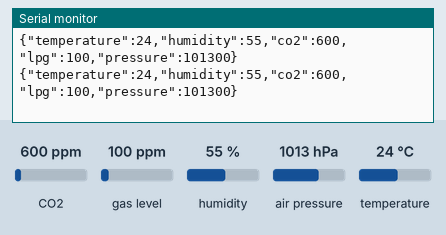
Recording of a sketch running on a simulated Arduino Uno, built with avr-gcc and run on an emulated ATmega328P. Shown: the last lines printed to the serial monitor. The inputs (shaded band) are chosen by the test bench; at power-on: CO2 600 ppm, gas level 100 ppm, humidity 55 %, air pressure 1013 hPa, temperature 24 °C.

Above: at 1.7 s.
1.8 s: CO2 set to 452 ppm
At 3.1 s:
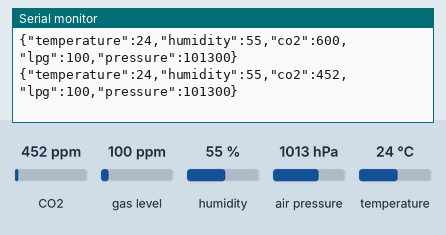
3.3 s: gas level set to 20 ppm
At 4.4 s:
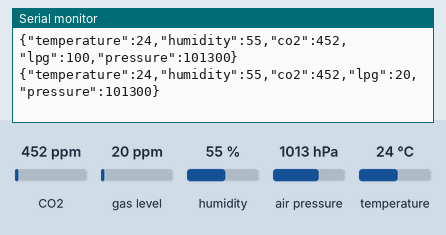
4.8 s: humidity set to 22 %
At 6.1 s:
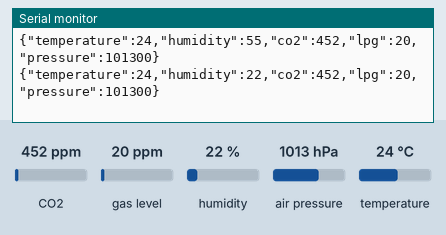
6.3 s: air pressure set to 952 hPa
At 7.3 s:
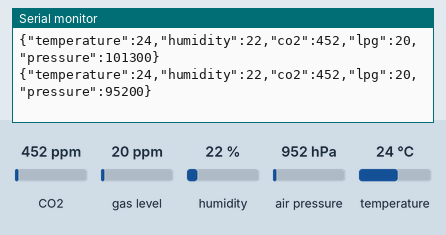
7.8 s: temperature set to 12 °C
At 9.1 s:
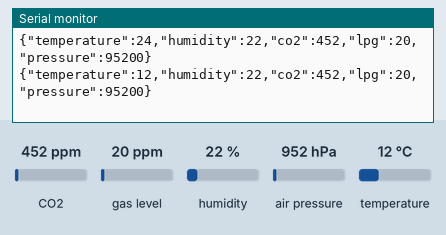
9.3 s: gas level set to 250 ppm
At 10.4 s:
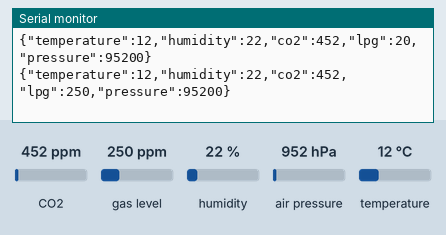
Timing chart, 0 to 11.8 s (numbered marks = the images above; inputs shaded):
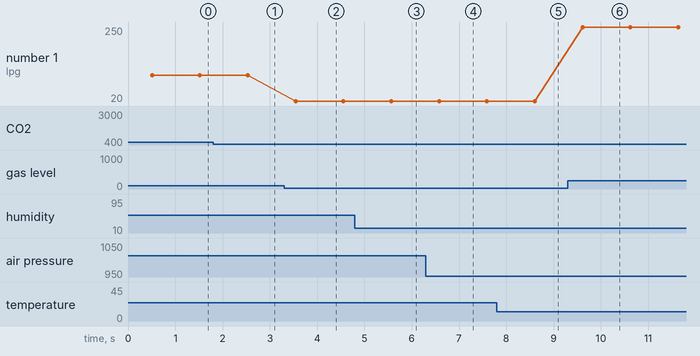

The sketch:

Atmega.ino
```cpp
// Including the libraries
#include <dht.h>
#include <MQ2.h>
#include "MQ135.h"
#include <Wire.h>
#include <Adafruit_BMP085.h>
#include <ArduinoJson.h>

// Defining pins and creating objects
#define DHT22PIN 7
dht DHT;

MQ2 mq2(A0);

MQ135 mq135(A1);

Adafruit_BMP085 bmp180;

// Setup function
void setup() {
  Serial.begin(115200);
  mq2.begin();
  bmp180.begin();
}

// Declaring variables
float temperature, humidity, co2, lpg, pressure;

// Loop function
void loop() {

  DHT.read22(DHT22PIN);

  // Calling functions
  temperature = readTemperature();
  humidity = readHumidity();
  co2 = readCO2();
  lpg = readLPG();
  pressure = readPressure();

  // Create a StaticJsonDocument
  StaticJsonDocument<40> jsonDoc;

  // Assign values to the JSON document
  jsonDoc["temperature"] = temperature;
  jsonDoc["humidity"] = humidity;
  jsonDoc["co2"] = co2;
  jsonDoc["lpg"] = lpg;
  jsonDoc["pressure"] = pressure;

  // Serialize the JSON document to a string
  String dataString;
  serializeJson(jsonDoc, dataString);

  // Print the JSON string
  Serial.println(dataString);

  // 1 second delay
  delay(1000);
}

// Functions to read data from the sensors
float readTemperature() {
  return DHT.temperature;
}

float readHumidity() {
  return DHT.humidity;
}

float readCO2() {
  return mq135.getPPM();
}

float readLPG() {
  return mq2.readLPG();
}

float readPressure() {
  return bmp180.readPressure();
}
```

Measured:
- after the input at 1.8 s, the serial monitor: prints a new line after 0.73 s (image 1)
- after the input at 3.3 s, the serial monitor: prints a new line after 0.24 s (image 2)
- after the input at 4.8 s, the serial monitor: prints a new line after 0.77 s (image 3)
- after the input at 6.3 s, the serial monitor: prints a new line after 0.28 s (image 4)
- after the input at 7.8 s, the serial monitor: prints a new line after 0.80 s (image 5)
- after the input at 9.3 s, the serial monitor: prints a new line after 0.31 s (image 6)
- plotted number 1: 100 → 20 after the input at 3.3 s, 20 → 250 after the input at 9.3 s
